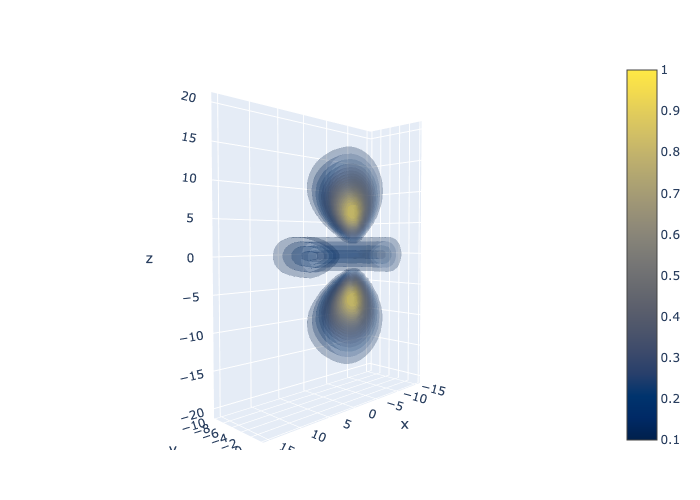

Reproduce this figure in Julia.

using HarmonicOrthogonalPolynomials
using PlotlyJS
using SpecialPolynomials


function R(n, l, r)
    L = factorial(n) * basis(Laguerre{2l+1}, n-l-1)
    Lvalues = L(2r/n)
    Nnl = sqrt((2.0/n)^3*factorial(n-l-1)/(2n*factorial(n+l)^3))
    return Nnl * Lvalues * (2r/n)^l * exp(-r/n)
end

Y(l, m, theta, phi) = sphericalharmonicy(l, m, theta, phi)

# set the number of grids
nx = 30
xmin = -15.0
xmax = 15.0
ny = 20
ymin = -10.0
ymax = 0.0
nz = 60
zmin = -20.0
zmax = 20.0
xs = range(xmin, xmax, length=nx)
ys = range(ymin, ymax, length=ny)
zs = range(zmin, zmax, length=nz)

n = 3
l = 2
m = 0

xp, yp, zp = mgrid(xs, ys, zs)
probp = zeros((nx, ny, nz))

for k in 1:nz
    for j in 1:ny
        for i in 1:nx
            x = xp[i, j, k]
            y = yp[i, j, k]
            z = zp[i, j, k]
            r = sqrt(x*x+y*y+z*z)
            theta = acos(z/r)
            phi = sign(y) * acos(x/sqrt(x*x+y*y))
            prob = abs2(R(n, l, r)*Y(l, m, theta, phi))
            xp[i, j, k] = x
            yp[i, j, k] = y
            zp[i, j, k] = z
            probp[i, j, k] = prob
        end
    end
end

probmax = findmax(probp)[1]
probp /= probmax

layout = Layout(scene_camera = attr(
    up=attr(x=0, y=0, z=1),
    center=attr(x=0, y=0, z=0),
    eye=attr(x=2.0, y=2.0, z=0.1)
))
p = plot(volume(x=xp[:], y=yp[:], z=zp[:], 
                value=probp[:], isomin=0.1, isomax=1.0, opacity=0.15, surface_count=21, 
                colorscale=:Cividis), layout)
savefig(p, "spherical.png")

